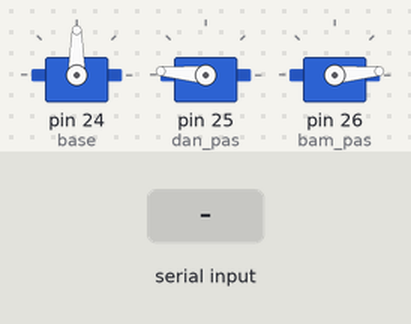
Bench run of a sketch on a simulated Arduino Mega 2560, built with avr-gcc and run on an emulated ATmega2560. Parts: 3 × servo. Inputs (shaded band) come from the test bench.

Above: at 1.2 s.
1.3 s: "d" received over Serial
At 1.45 s:
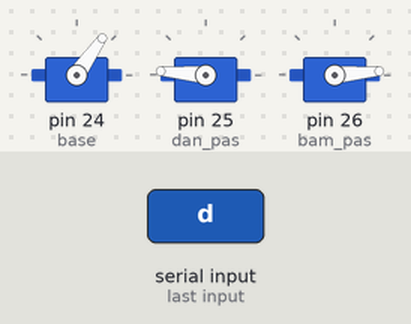
4.3 s: "o" received over Serial
At 6.1 s:
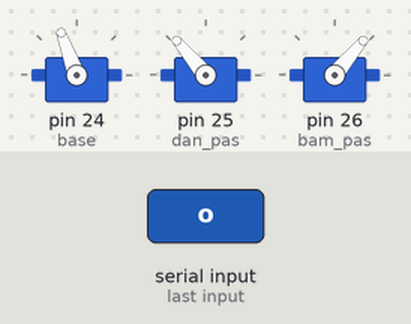
7.3 s: "u" received over Serial
At 7.6 s:
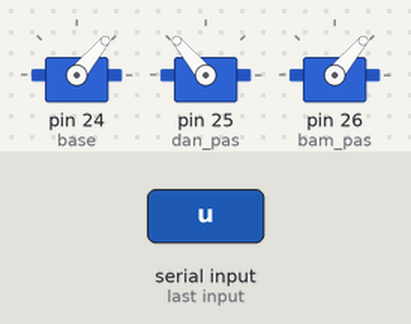
8.8 s: "d" received over Serial
At 9.15 s:
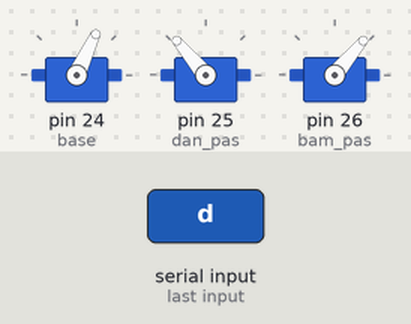
11.8 s: "c" received over Serial
At 13.0 s:
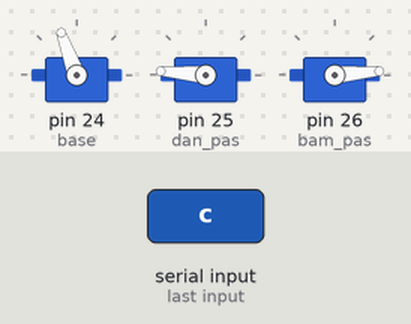
14.8 s: "x" received over Serial
At 15.7 s:
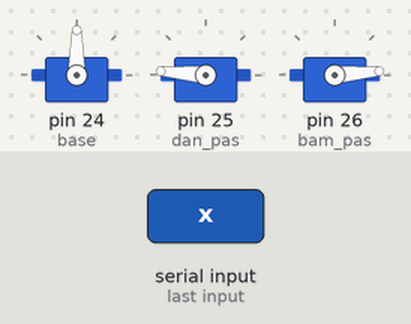
Timing chart, 0 to 17.3 s (numbered marks = the images above; inputs shaded):
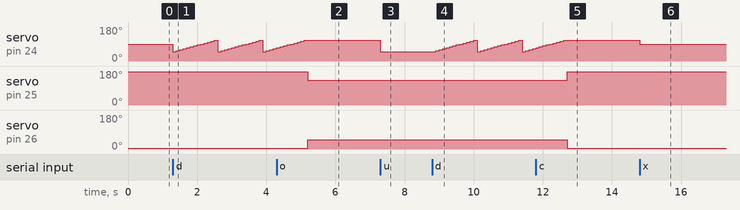

Measured:
- after the input at 1.3 s, servo on pin 24 (base): 90° → 50° at once, then repeats every 1.3 s: 55° 0.10 s, 60° 0.10 s, 65° 0.10 s, 70° 0.10 s, 75° 0.10 s, 80° 0.10 s, 85° 0.10 s, 90° 0.10 s, 95° 0.10 s, 100° 0.10 s, 105° 0.10 s, 110° 0.10 s, 50° 0.10 s
- after the input at 4.3 s, servo on pin 24 (base): goes on until 5.1 s, then stays 110°; servo on pin 25 (dan_pas): 175° → 130° after 0.90 s; servo on pin 26 (bam_pas): 5° → 50° after 0.90 s
- after the input at 7.3 s, servo on pin 24 (base): 110° → 50° at once
- after the input at 8.8 s, servo on pin 24 (base): 50° → 55° after 0.10 s, then repeats every 1.3 s: 60° 0.10 s, 65° 0.10 s, 70° 0.10 s, 75° 0.10 s, 80° 0.10 s, 85° 0.10 s, 90° 0.10 s, 95° 0.10 s, 100° 0.10 s, 105° 0.10 s, 110° 0.10 s, 50° 0.10 s, 55° 0.10 s
- after the input at 11.8 s, servo on pin 24 (base): goes on until 12.6 s, then stays 110°; servo on pin 25 (dan_pas): 130° → 175° after 0.90 s; servo on pin 26 (bam_pas): 50° → 5° after 0.90 s
- after the input at 14.8 s, servo on pin 24 (base): 110° → 90° at once

The sketch:

arm_code.ino
```cpp
#include <Servo.h>

Servo base;
Servo dan_pas;
Servo bam_pas;

int nutral = 90;
int temp = 'x';
int i;

void setup() {
  Serial.begin(9600);
  base.attach(24);
  dan_pas.attach(25);
  bam_pas.attach(26);


  //////////////// Nutral///////////////////////
  base.write(nutral);
  dan_pas.write(175);
  bam_pas.write(5);
  //////////////////////////////////////////////

}

void loop() {
  if (Serial.available() > 0) {
    temp = Serial.read();
  }
  if (temp == 'o') {   //// open
    dan_pas.write(130);
    bam_pas.write(50);
  }
    if (temp == 'c') {   //// close
    dan_pas.write(175);
    bam_pas.write(5);
  }
  if (temp == 'd') {   /// niche namtese
    for(i = 50; i<= 110; i+= 5) {
      base.write(i);
      delay(100);
      }
  }
  if (temp == 'u') { ///// upore ut tese
    base.write(50);
  }
  if (temp == 'x') {
    base.write(nutral);
    dan_pas.write(175);
    bam_pas.write(5);
  }
}
```
